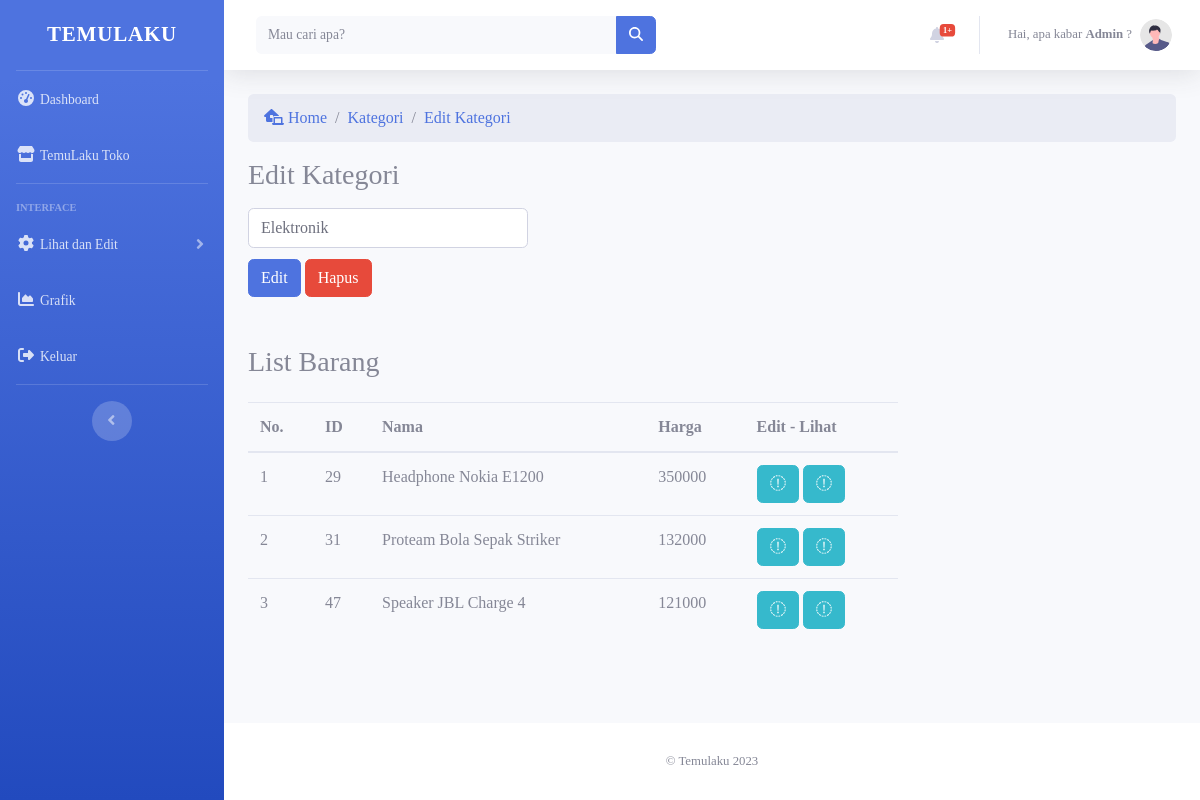
Page /kategori-detail.php?action=2 (signed in) on the committed database.
### tables this page shows
CREATE TABLE `kategori` (
  `id` int(11) NOT NULL,
  `nama` varchar(100) DEFAULT NULL
);

CREATE TABLE `barang` (
  `id` int(11) NOT NULL,
  `kategori_id` int(11) DEFAULT NULL,
  `nama` varchar(255) DEFAULT NULL,
  `harga` double DEFAULT NULL,
  `foto` varchar(255) DEFAULT NULL,
  `deskripsi` text DEFAULT NULL,
  `ketersediaan` enum('habis','tersedia') DEFAULT 'tersedia'
);

### kategori-detail.php (the view, shortened to what this page needs)
<?php
    require "koneksi.php";
    $id = $_GET['action'];
    $query = mysqli_query($con, "SELECT * FROM kategori WHERE id='$id'");
    $data = mysqli_fetch_array($query);
    $queryBarang1 = mysqli_query($con, "SELECT * FROM barang where kategori_id='$id'");
?>
<!DOCTYPE html>
<html lang="en">
<head>
    <link href="vendor/fontawesome-free/css/all.min.css" rel="stylesheet" type="text/css">
    <link href="css/sb-admin-2.min.css" rel="stylesheet">
</head>
<body id="page-top">
    <div id="wrapper">
        <ul class="navbar-nav bg-gradient-primary sidebar sidebar-dark accordion" id="accordionSidebar">
            <a class="sidebar-brand d-flex align-items-center justify-content-center" href="index.html">
                <div class="sidebar-brand-text mx-3 font-logo">TemuLaku</div>
            </a>
            <hr class="sidebar-divider my-0">
            <li class="nav-item">
                <a class="nav-link" href="index.php">
                    <i class="fas fa-fw fa-tachometer-alt"></i>
                    <span>Dashboard</span></a>
                    <a class="nav-link" href="../../Tampilan utama/index-admin.php">
                    <i class="fas fa-fw fa-store"></i>
                    <span>TemuLaku Toko</span></a>
            </li>
            <hr class="sidebar-divider">
            <div class="sidebar-heading">
                Interface
            </div>
             <li class="nav-item">
                <a class="nav-link collapsed" href="#" data-toggle="collapse" data-target="#collapseTwo"
                    aria-expanded="true" aria-controls="collapseTwo">
                    <i class="fas fa-fw fa-cog"></i>
                    <span>Lihat dan Edit</span>
                </a>
            </li>
            <li class="nav-item">
                <a class="nav-link" href="index.php">
                    <i class="fas fa-fw fa-chart-area"></i>
                    <span>Grafik</span></a>
            </li>
            <li class="nav-item">
                <a class="nav-link" href="logout.php">
                    <i class="fas fa-fw fa-sign-out-alt"></i>
                    <span>Keluar</span></a>
            </li>
            <hr class="sidebar-divider d-none d-md-block">
            <div class="text-center d-none d-md-inline">
                <button class="rounded-circle border-0" id="sidebarToggle"></button>
            </div>
        </ul>
        <div id="content-wrapper" class="d-flex flex-column">
            <div id="content">
                <nav class="navbar navbar-expand navbar-light bg-white topbar mb-4 static-top shadow">
                    <form
                        class="d-none d-sm-inline-block form-inline mr-auto ml-md-3 my-2 my-md-0 mw-100 navbar-search">
                        <div class="input-group">
                            <input type="text" class="form-control bg-light border-0 small" placeholder="Mau cari apa?"
                                aria-label="Search" aria-describedby="basic-addon2">
                            <div class="input-group-append">
                                <button class="btn btn-primary" type="button">
                                    <i class="fas fa-search fa-sm"></i>
                                </button>
                            </div>
                        </div>
                    </form>
                    <ul class="navbar-nav ml-auto">
                          <li class="nav-item dropdown no-arrow mx-1">
                            <a class="nav-link dropdown-toggle" href="#" id="alertsDropdown" role="button"
                                data-toggle="dropdown" aria-haspopup="true" aria-expanded="false">
                                <i class="fas fa-bell fa-fw"></i>
                                <span class="badge badge-danger badge-counter">1+</span>
                            </a>
                        </li>
                        <li class="nav-item dropdown no-arrow">
                            <a class="nav-link dropdown-toggle" href="#" id="userDropdown" role="button"
                                data-toggle="dropdown" aria-haspopup="true" aria-expanded="false">
                                <span class="mr-2 d-none d-lg-inline text-gray-600 small">Hai, apa kabar <strong><?php echo $_SESSION['username']; ?></strong> ? </span>
                                <img class="img-profile rounded-circle"
                                    src="img/undraw_profile.svg">
                            </a>
                        </li>
                    </ul>
                </nav>
                <div class="container-fluid">
                    <nav aria-label="breadcrumb ll">
                            <ol class="breadcrumb ll">
                                <li class="breadcrumb-item active" aria-current="page">
                                    <a href="index.php" class="no-decoration">
                                    <i class="fa-solid fa-house-laptop kanan"> </i> Home</a>
                                </li>
                                <li class="breadcrumb-item ll" aria-current="page">
                                    <a href="kategori.php" class="no-decoration">
                                        Kategori
                                    </a>
                                </li>
                                <li class="breadcrumb-item ll" aria-current="page">
                                    <a href="kategori-detail.php" class="no-decoration">
                                        Edit Kategori
                                    </a>
                                </li>
                            </ol>
                        </nav>
            <div class="">
                <form action="" method="post">
                    <div>
                        <h3>Edit Kategori</h3>
                        <input type="text" name="kategori" id="kategori" class="form-control input" value="<?php echo $data['nama']; ?>">
                    </div>
                    <div class="mt-3">
                        <button type="submit" class="btn btn-primary" name="editBtn">Edit</button>
                        <button type="submit" class="btn btn-danger" name="deleteBtn">Hapus</button>
                    </div><br>
                </form>
            <br>
        </div>
        <div class="table-lebar">
            <h3>List Barang</h3>
                            <div class="table-responsive mt-4">
                                <table class="table">
                                    <thead>
                                        <tr>
                                            <th>No. </th>
                                            <th>ID </th>
                                            <th>Nama</th>
                                            <th>Harga</th>
                                            <th>Edit - Lihat</th>
                                        </tr>
                                    </thead>
                                    <tbody>
                                        <?php
                                            $jumlah = 1;
                                            while($data=mysqli_fetch_array($queryBarang1)){
                                        ?>
                                                <tr>
                                                    <td><?php echo $jumlah;?></td>
                                                    <td><?php echo $data['id'];?></td>
                                                    <td><?php echo $data['nama'];?></td>
                                                    <td><?php echo $data['harga'];?></td>
                                                    <td>
                                                        <a href="barang-detail.php?action=<?php echo $data['id']; ?>" class="btn btn-info bg no-decoration">
                                                        <i class="fa-sharp fa-regular fa-pen-to-square"></i></a>
                                                        <a href="../../Tampilan utama/barang-detail.php?nama=<?php echo $data['nama']; ?>" class="btn btn-info bg no-decoration">
                                                        <i class="fa-sharp fa-regular fa-eye"></i></a>
                                                    </td>
                                                </tr>
                                        <?php
                                                $jumlah++;
                                            }
                                        ?>
                                    </tbody>
                                </table>
                            </div>
            </div>
            </div>
            </div>
            <footer class="sticky-footer bg-white">
                <div class="container my-auto">
                    <div class="copyright text-center my-auto">
                        <span>&copy; Temulaku 2023</span>
                    </div>
                </div>
            </footer>
        </div>
    </div>
</body>
</html>

### kategori-detail.php (style rules this page uses)
body { font-family: poppins; }
.input { width: 280px; margin-bottom: -5px; margin-top: 16px; height: 40px; }
.no-decoration { text-decoration: none; color: ; }
.table { width: 70%; }
.font-logo { font-family: calderious; font-size: 21px; }

### rows in the picture
kategori: kategori "Elektronik"
barang: id "29", nama "Headphone Nokia E1200", harga "350000"
barang: id "31", nama "Proteam Bola Sepak Striker", harga "132000"
barang: id "47", nama "Speaker JBL Charge 4", harga "121000"

### other values in the picture
$_SESSION['username'] "Admin"
